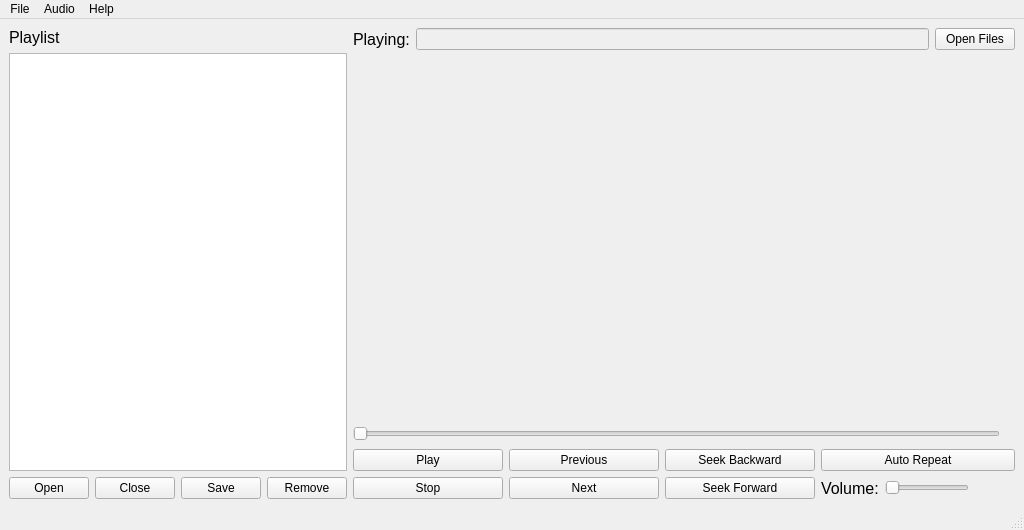
<?xml version="1.0" encoding="UTF-8"?>
<ui version="4.0">
 <class>MainWindow</class>
 <widget class="QMainWindow" name="MainWindow">
  <property name="geometry">
   <rect>
    <x>0</x>
    <y>0</y>
    <width>1024</width>
    <height>530</height>
   </rect>
  </property>
  <property name="windowTitle">
   <string>QBitMPlayer</string>
  </property>
  <widget class="QWidget" name="centralwidget">
   <layout class="QGridLayout" name="gridLayout">
    <item row="0" column="0">
     <layout class="QHBoxLayout" name="topLevelHorizontalLayout" stretch="0,1">
      <item>
       <layout class="QVBoxLayout" name="playlistVerticalLayout">
        <item>
         <widget class="QLabel" name="playlistLabel">
          <property name="font">
           <font>
            <pointsize>12</pointsize>
           </font>
          </property>
          <property name="text">
           <string>Playlist</string>
          </property>
         </widget>
        </item>
        <item>
         <widget class="QListWidget" name="playlistWidget"/>
        </item>
        <item>
         <layout class="QHBoxLayout" name="playlistControlsHorizontalLayout">
          <item>
           <widget class="QPushButton" name="openPlaylistButton">
            <property name="text">
             <string>Open</string>
            </property>
            <property name="icon">
             <iconset theme="QIcon::ThemeIcon::FolderOpen"/>
            </property>
           </widget>
          </item>
          <item>
           <widget class="QPushButton" name="closePlayListButton">
            <property name="text">
             <string>Close</string>
            </property>
            <property name="icon">
             <iconset theme="QIcon::ThemeIcon::ListRemove"/>
            </property>
           </widget>
          </item>
          <item>
           <widget class="QPushButton" name="savePlaylistButton">
            <property name="text">
             <string>Save</string>
            </property>
            <property name="icon">
             <iconset theme="QIcon::ThemeIcon::DocumentSave"/>
            </property>
           </widget>
          </item>
          <item>
           <widget class="QPushButton" name="removePlaylistButton">
            <property name="text">
             <string>Remove</string>
            </property>
            <property name="icon">
             <iconset theme="QIcon::ThemeIcon::EditDelete"/>
            </property>
           </widget>
          </item>
         </layout>
        </item>
       </layout>
      </item>
      <item>
       <layout class="QVBoxLayout" name="playingAreaVerticalLayout" stretch="0,0,0,0,0">
        <item>
         <layout class="QHBoxLayout" name="playingHorizontalLayout">
          <item>
           <widget class="QLabel" name="playingLabel">
            <property name="font">
             <font>
              <pointsize>12</pointsize>
             </font>
            </property>
            <property name="text">
             <string>Playing:</string>
            </property>
           </widget>
          </item>
          <item>
           <widget class="QLineEdit" name="playingEdit">
            <property name="enabled">
             <bool>false</bool>
            </property>
           </widget>
          </item>
          <item>
           <widget class="QPushButton" name="openFilesButton">
            <property name="text">
             <string>Open Files</string>
            </property>
            <property name="icon">
             <iconset theme="QIcon::ThemeIcon::DocumentOpen"/>
            </property>
           </widget>
          </item>
         </layout>
        </item>
        <item>
         <spacer name="verticalSpacer">
          <property name="orientation">
           <enum>Qt::Orientation::Vertical</enum>
          </property>
          <property name="sizeHint" stdset="0">
           <size>
            <width>20</width>
            <height>40</height>
           </size>
          </property>
         </spacer>
        </item>
        <item>
         <layout class="QHBoxLayout" name="durationHorizontalLayout">
          <item>
           <widget class="QSlider" name="seekMusicSlider">
            <property name="orientation">
             <enum>Qt::Orientation::Horizontal</enum>
            </property>
           </widget>
          </item>
          <item>
           <widget class="QLabel" name="durationLabel">
            <property name="font">
             <font>
              <pointsize>12</pointsize>
             </font>
            </property>
            <property name="text">
             <string/>
            </property>
           </widget>
          </item>
         </layout>
        </item>
        <item>
         <layout class="QHBoxLayout" name="controlsHorizontalLayout" stretch="1,1,1,0">
          <item>
           <layout class="QVBoxLayout" name="playStopVerticalLayout">
            <item>
             <widget class="QPushButton" name="playButton">
              <property name="text">
               <string>Play</string>
              </property>
              <property name="icon">
               <iconset theme="QIcon::ThemeIcon::MediaPlaybackStart"/>
              </property>
             </widget>
            </item>
            <item>
             <widget class="QPushButton" name="stopButton">
              <property name="text">
               <string>Stop</string>
              </property>
              <property name="icon">
               <iconset theme="QIcon::ThemeIcon::MediaPlaybackStop"/>
              </property>
             </widget>
            </item>
           </layout>
          </item>
          <item>
           <layout class="QVBoxLayout" name="ChangeMusicVerticalLayout">
            <item>
             <widget class="QPushButton" name="previousButton">
              <property name="text">
               <string>Previous</string>
              </property>
              <property name="icon">
               <iconset theme="QIcon::ThemeIcon::MediaSeekBackward"/>
              </property>
             </widget>
            </item>
            <item>
             <widget class="QPushButton" name="nextButton">
              <property name="text">
               <string>Next</string>
              </property>
              <property name="icon">
               <iconset theme="QIcon::ThemeIcon::MediaSeekForward"/>
              </property>
             </widget>
            </item>
           </layout>
          </item>
          <item>
           <layout class="QVBoxLayout" name="seekVerticalLayout">
            <item>
             <widget class="QPushButton" name="seekBackwardButton">
              <property name="text">
               <string>Seek Backward</string>
              </property>
              <property name="icon">
               <iconset theme="QIcon::ThemeIcon::MediaSkipBackward"/>
              </property>
             </widget>
            </item>
            <item>
             <widget class="QPushButton" name="seekForwardButton">
              <property name="text">
               <string>Seek Forward</string>
              </property>
              <property name="icon">
               <iconset theme="QIcon::ThemeIcon::MediaSkipForward"/>
              </property>
             </widget>
            </item>
           </layout>
          </item>
          <item>
           <layout class="QVBoxLayout" name="verticalLayout_3">
            <item>
             <widget class="QPushButton" name="autoRepeatButton">
              <property name="text">
               <string>Auto Repeat</string>
              </property>
              <property name="icon">
               <iconset theme="QIcon::ThemeIcon::SystemReboot"/>
              </property>
             </widget>
            </item>
            <item>
             <layout class="QHBoxLayout" name="volumeHorizontalLayout">
              <item>
               <widget class="QLabel" name="volumeLabel">
                <property name="font">
                 <font>
                  <pointsize>12</pointsize>
                 </font>
                </property>
                <property name="text">
                 <string>Volume:</string>
                </property>
               </widget>
              </item>
              <item>
               <widget class="QSlider" name="volumeSlider">
                <property name="orientation">
                 <enum>Qt::Orientation::Horizontal</enum>
                </property>
               </widget>
              </item>
              <item>
               <widget class="QPushButton" name="volumeIconButton">
                <property name="enabled">
                 <bool>true</bool>
                </property>
                <property name="text">
                 <string/>
                </property>
                <property name="flat">
                 <bool>true</bool>
                </property>
               </widget>
              </item>
             </layout>
            </item>
           </layout>
          </item>
         </layout>
        </item>
        <item>
         <layout class="QHBoxLayout" name="musicControlsHorizontalLayout"/>
        </item>
       </layout>
      </item>
     </layout>
    </item>
   </layout>
  </widget>
  <widget class="QMenuBar" name="menubar">
   <property name="geometry">
    <rect>
     <x>0</x>
     <y>0</y>
     <width>1024</width>
     <height>24</height>
    </rect>
   </property>
   <widget class="QMenu" name="menuFile">
    <property name="title">
     <string>File</string>
    </property>
    <addaction name="actionOpenFiles"/>
    <addaction name="actionOpen_Directory"/>
    <addaction name="separator"/>
    <addaction name="actionOpenPlaylist"/>
    <addaction name="actionClosePlaylist"/>
    <addaction name="actionSavePlaylist"/>
    <addaction name="actionRemovePlaylist"/>
    <addaction name="separator"/>
    <addaction name="actionSettings"/>
    <addaction name="separator"/>
    <addaction name="actionQuit"/>
   </widget>
   <widget class="QMenu" name="menuHelp">
    <property name="title">
     <string>Help</string>
    </property>
    <addaction name="actionAbout"/>
    <addaction name="actionAboutQt"/>
   </widget>
   <widget class="QMenu" name="menuAudio">
    <property name="title">
     <string>Audio</string>
    </property>
    <widget class="QMenu" name="menuDevices">
     <property name="title">
      <string>Devices</string>
     </property>
    </widget>
    <addaction name="menuDevices"/>
   </widget>
   <addaction name="menuFile"/>
   <addaction name="menuAudio"/>
   <addaction name="menuHelp"/>
  </widget>
  <widget class="QStatusBar" name="statusbar"/>
  <action name="actionOpenFiles">
   <property name="icon">
    <iconset theme="QIcon::ThemeIcon::DocumentOpen"/>
   </property>
   <property name="text">
    <string>&amp;Open Files</string>
   </property>
  </action>
  <action name="actionAbout">
   <property name="icon">
    <iconset theme="QIcon::ThemeIcon::HelpAbout"/>
   </property>
   <property name="text">
    <string>&amp;About</string>
   </property>
  </action>
  <action name="actionAboutQt">
   <property name="icon">
    <iconset theme="QIcon::ThemeIcon::HelpAbout"/>
   </property>
   <property name="text">
    <string>About &amp;Qt</string>
   </property>
  </action>
  <action name="actionSettings">
   <property name="text">
    <string>&amp;Settings</string>
   </property>
  </action>
  <action name="actionQuit">
   <property name="icon">
    <iconset theme="QIcon::ThemeIcon::WindowClose"/>
   </property>
   <property name="text">
    <string>&amp;Quit</string>
   </property>
  </action>
  <action name="actionOpenPlaylist">
   <property name="icon">
    <iconset theme="QIcon::ThemeIcon::FolderOpen"/>
   </property>
   <property name="text">
    <string>Open &amp;Playlist</string>
   </property>
  </action>
  <action name="actionClosePlaylist">
   <property name="icon">
    <iconset theme="QIcon::ThemeIcon::ListRemove"/>
   </property>
   <property name="text">
    <string>&amp;Close Playlist</string>
   </property>
  </action>
  <action name="actionSavePlaylist">
   <property name="icon">
    <iconset theme="QIcon::ThemeIcon::DocumentSave"/>
   </property>
   <property name="text">
    <string>Sa&amp;ve Playlist</string>
   </property>
  </action>
  <action name="actionRemovePlaylist">
   <property name="icon">
    <iconset theme="QIcon::ThemeIcon::EditDelete"/>
   </property>
   <property name="text">
    <string>&amp;Remove Playlist</string>
   </property>
  </action>
  <action name="actionOpen_Directory">
   <property name="icon">
    <iconset theme="QIcon::ThemeIcon::DocumentOpen"/>
   </property>
   <property name="text">
    <string>Open &amp;Directory</string>
   </property>
  </action>
  <action name="action">
   <property name="text">
    <string>.</string>
   </property>
  </action>
 </widget>
 <resources/>
 <connections/>
</ui>
